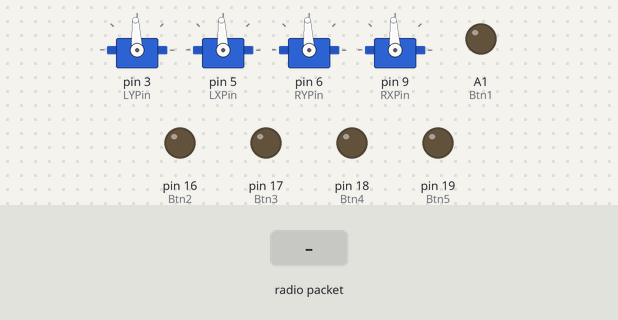
The program below on a simulated Arduino Nano, built with avr-gcc and run on an emulated ATmega328P. Parts: 4 × servo, output pins drawn as LEDs (lit = HIGH). The test bench sets the inputs (shaded band). No radio packets arrive unless stated; what the program prints to the serial monitor is not drawn.

Above: at 8.2 s.
8.3 s: radio packet "1" arrives
At 9.3 s:
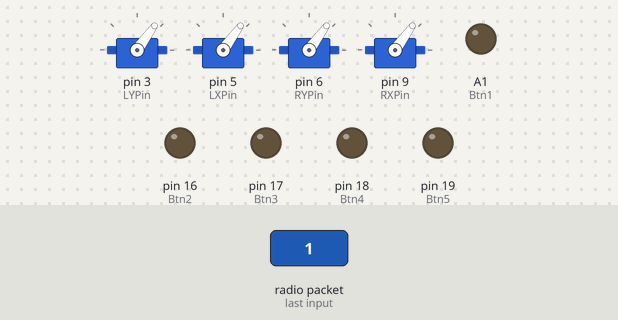
9.8 s: radio packet "0" arrives
Timing chart, 0 to 12.8 s (numbered marks = the images above; inputs shaded):
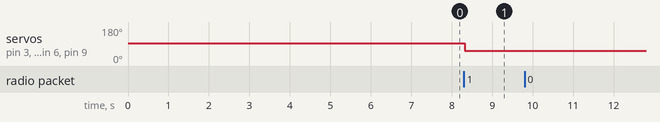

Measured:
- after the input at 8.3 s, servo on pin 3 (LYPin), servo on pin 5 (LXPin), servo on pin 6 (RYPin), servo on pin 9 (RXPin): 93° → 54° at once
- after the input at 9.8 s, every drawn part: stays the same

The program:

main.cpp
```cpp
#include <Arduino.h>
#include <SPI.h>
#include <nRF24L01.h>
#include <RF24.h>
#include <Servo.h>

#define LYPin 3
#define LXPin 5
#define RYPin 6
#define RXPin 9

#define Btn1 15
#define Btn2 16
#define Btn3 17
#define Btn4 18
#define Btn5 19


Servo LY,LX,RY,RX;
RF24 radio(7, 8);// CE, CSN
const byte pipe[6] = "00001"; // Radio pipe address for the 2 nodes to communicate.

// D5 D6 D3 D9 PWM Outputs
int y = 0;
uint8_t dataPacket[9];
// 1=Left Y
// 2=Left X
// 3=Right Y
// 4=Right X
// 5=SW 1
// 6=SW 2
// 7=SW 3
// 8=SW 4
// 9=BTN 1
void setup()
{
  // put your setup code here, to run once:
  Serial.begin(9600);
  radio.begin();
  radio.openReadingPipe(0, pipe);
  radio.setAutoAck(true);  // exchange checksums
  radio.setRetries(0, 10); // retries to send the packet
  radio.startListening();
  Serial.println("Started");
  LY.attach(LYPin);
  LX.attach(LXPin);
  RY.attach(RYPin);
  RX.attach(RXPin);
  //sending stop signal to everything
  LY.writeMicroseconds(1500);
  LX.writeMicroseconds(1500);
  RY.writeMicroseconds(1500);
  RX.writeMicroseconds(1500);
  delay(7000);

  pinMode(Btn1,OUTPUT);
  pinMode(Btn2,OUTPUT);
  pinMode(Btn3,OUTPUT);
  pinMode(Btn4,OUTPUT);
  pinMode(Btn5,OUTPUT);
  digitalWrite(Btn1,LOW);
  digitalWrite(Btn2,LOW);
  digitalWrite(Btn3,LOW);
  digitalWrite(Btn4,LOW);
  digitalWrite(Btn5,LOW);

}

void PWM(){
  int ly = map(dataPacket[1],0,100,1100,1900);
  int lx = map(dataPacket[2],0,100,1100,1900);
  int ry = map(dataPacket[3],0,100,1100,1900);
  int rx = map(dataPacket[4],0,100,1100,1900);
  LY.writeMicroseconds(ly);
  LX.writeMicroseconds(lx);
  RY.writeMicroseconds(ry);
  RX.writeMicroseconds(rx);
}
void Btn(int Button ,int Value){
  if(Value==1){
    digitalWrite(Button,HIGH);
  }
  else{
    digitalWrite(Button,LOW);
  }
}

void loop()
{
  // put your main code here, to run repeatedly:

  if (radio.available())
  {
    radio.read(&dataPacket, sizeof(dataPacket));
    PWM();
    if(dataPacket[5]==1){
      digitalWrite(A1,HIGH);
      Serial.println("on");
    }
    if(dataPacket[5]==0){
      digitalWrite(A1,LOW);
      Serial.println("off");
    }

    //Btn(Btn1,dataPacket[5]);
    // Btn(Btn2,dataPacket[6]);
    // Btn(Btn3,dataPacket[7]);
    // Btn(Btn4,dataPacket[8]);
    // Btn(Btn5,dataPacket[9]);

  }
  if (radio.available() == false)
  {
    Serial.println("radio not avaliable");
  }
}
```
